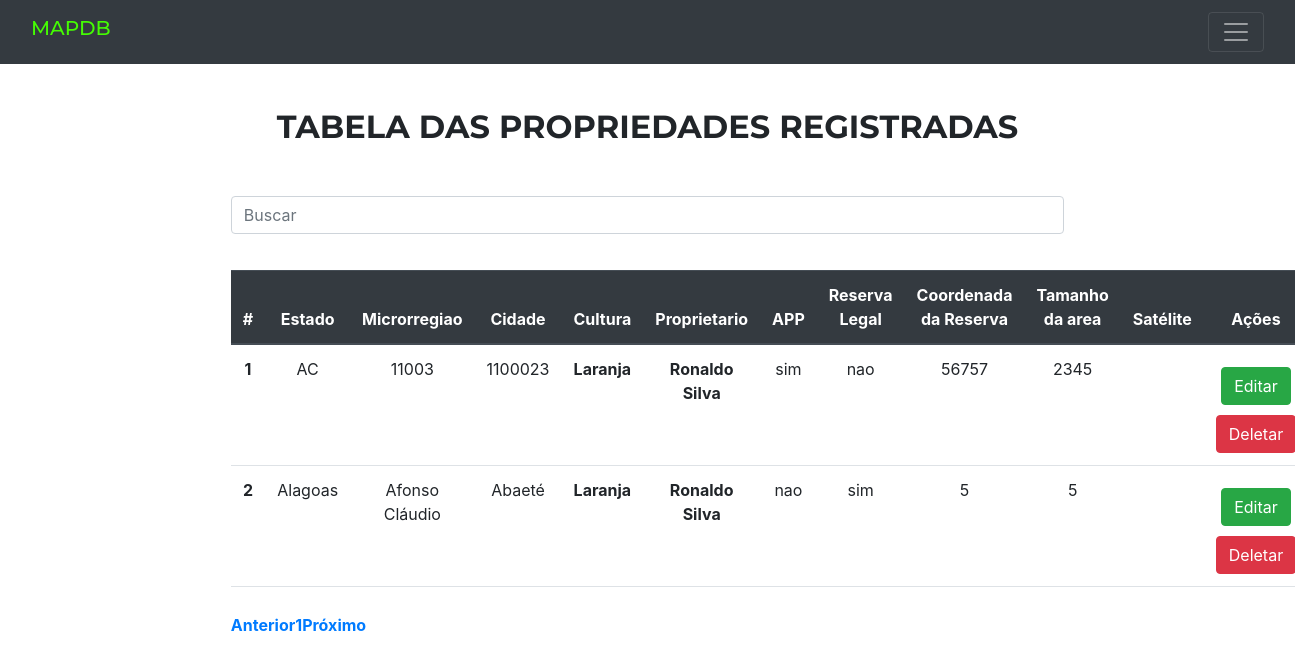
Before: /index_propriedade/ (signed in) with the older database file.
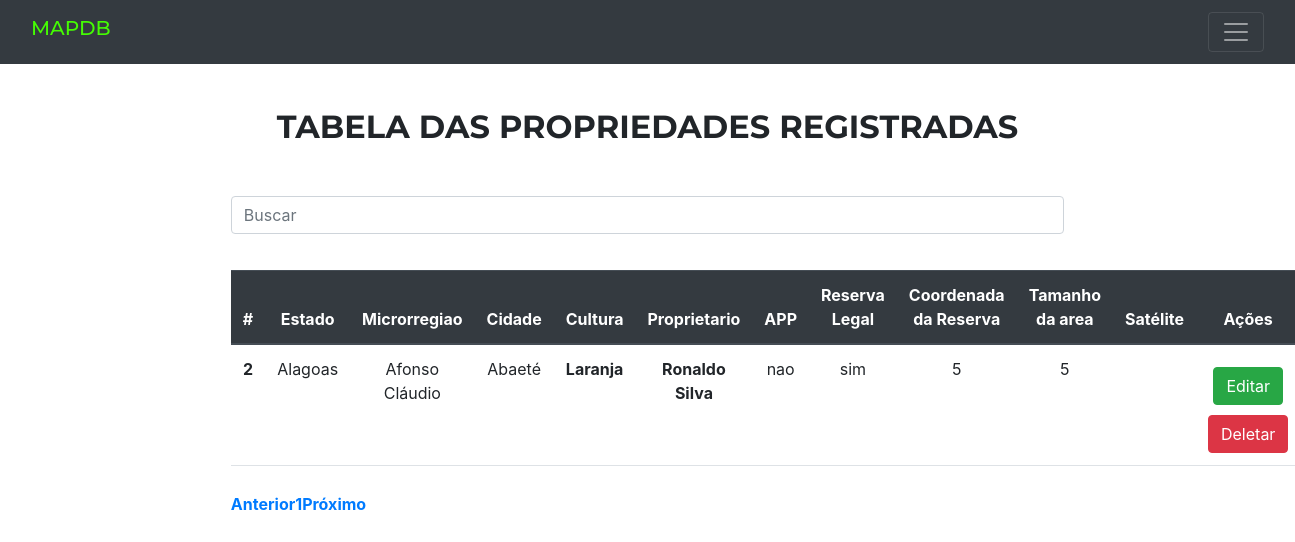
After: the same page with the newer database file.
### app/models.py (models this page shows, shortened)
class Propriedades(models.Model):
    Estado = models.CharField(max_length=40)
    Microrregiao = models.CharField(max_length=40)
    Cidade = models.CharField(max_length=40)
    Culturas = models.ForeignKey(Culturas, on_delete=models.CASCADE)
    Proprietarios = models.ForeignKey(Proprietarios, on_delete=models.CASCADE)
    app = models.CharField(max_length=20)
    rl = models.CharField(max_length=50)
    rl_coordenadas = models.CharField(max_length=13)
    tamanho_area = models.CharField(max_length=11)
    satelite = models.CharField(max_length=11)

class Culturas(models.Model):
    TipoCultura = models.CharField(max_length=40)
    def __str__(self):
        return self.TipoCultura

class Proprietarios(models.Model):
    nomeProprietarios = models.CharField(max_length=60)
    cpf = models.CharField(max_length=11)
    contato = models.CharField(max_length=13)
    def __str__(self):
        return self.nomeProprietarios

### app/views.py (the view)
# urls.py: path('index_propriedade/', index_propriedade, name='index_propriedade'),
def index_propriedade(request):
    search = request.GET.get('search')
    if search:
        propriedade = Propriedades.objects.filter(app__icontains=search)
    else:
        propriedade = Propriedades.objects.all()
    return render(request, 'index_propriedade.html', {'propriedade': propriedade})

### Templates/index_propriedade.html (shortened to what this page needs)
{% extends 'menu.html' %}
{% load static %}
{% block body%}
<!DOCTYPE html>
<html lang="pt-br">
<head>
    <link rel="stylesheet" href="{% static 'css/indexpropried.css' %}">
    <link rel="stylesheet" href="https://cdn.jsdelivr.net/npm/bootstrap@4.6.2/dist/css/bootstrap.min.css">
</head>
<body>
{% if request.user.is_authenticated %}
     <div class = "col-8 m-auto pt-2 pb-2 text-center">
        <h2 class="topo">TABELA DAS PROPRIEDADES REGISTRADAS</h2>
        <form method = "get">
            <input type="text" id="search" name="search" class="form-control" placeholder="Buscar">
        </form>
    </div>
    <div class = "col-8 m-auto pt-2 pb-2 text-center">
    <table class="table" id="myTable">
            <thead class="thead-dark">
                  <tr class="table-dark">
                    <th scope="col">#</th>
                    <th scope="col">Estado</th>
                    <th scope="col">Microrregiao</th>
                    <th scope="col">Cidade</th>
                    <th scope="col">Cultura</th>
                    <th scope="col">Proprietario</th>
                    <th scope="col">APP</th>
                    <th scope="col">Reserva Legal</th>
                    <th scope="col">Coordenada da Reserva</th>
                    <th scope="col">Tamanho da area</th>
                    <th scope="col">Satélite</th>
                    <th scope="col">Ações</th>
                  </tr>
            </thead>
            <tbody id="tabelaCorpo">
                {%for dbs in propriedade%}
                  <tr>
                    <th scope="row">{{dbs.id}}</th>
                    <td>{{dbs.Estado}}</td>
                    <td>{{dbs.Microrregiao}}</td>
                    <td>{{dbs.Cidade}}</td>
                    <th>{{dbs.Culturas}}</th>
                    <th>{{dbs.Proprietarios}}</th>
                    <td>{{dbs.app}}</td>
                    <td>{{dbs.rl}}</td>
                    <td>{{dbs.rl_coordenadas}}</td>
                    <td>{{dbs.tamanho_area}}</td>
                    <td>{{dbs.satelite}}</td>
                    <td>
                       <a href="{% url 'update_propriedade' dbs.id %}" class="btn btn-success"> Editar </a>
                       <a href="{% url 'delete_propriedade' dbs.id %}" class="btn btn-danger" onclick="return confirm('Deseja mesmo apagar este item?')"> Deletar </a>
                    </td>
                  </tr>
                {%endfor%}
          </tbody>
        </table>
        <div class="pagination">
            <a href="javascript:void(0);" class="prev" disabled>Anterior</a>
            <a href="javascript:void(0);" class="active">1</a>
            <a href="javascript:void(0);" class="next">Próximo</a>
        </div>
    </div>
{% else %}
<h2> Área proibida!  </h2>
<a href="/login"> Clique aqui para fazer login </a>
{% endif %}
</body>
</html>
{% endblock %}

### Templates/menu.html (shortened to what this page needs)
{% extends 'base.html' %}
{% load static %}
{% if request.user.is_authenticated %}
{% block menu%}
<link rel="stylesheet" href="{% static 'css/menu.css' %}">
<link rel="stylesheet" href="https://cdn.jsdelivr.net/npm/bootstrap-icons@1.10.5/font/bootstrap-icons.css">
<nav class="navbar navbar-dark bg-dark fixed-top">
  <div class="container-fluid">
    <h1 class="navbar-brand" style="color: #45fc03;">MAPDB</h1>
    <button style="color: #45fc03;" class="navbar-toggler" type="button" data-bs-toggle="offcanvas" data-bs-target="#offcanvasDarkNavbar" aria-controls="offcanvasDarkNavbar" aria-label="Toggle navigation">
      <span class="navbar-toggler-icon"></span>
    </button>
  </div>
</nav>
{% endblock %}
{% else %}
<div class="prohibited-container">
    <h2>Área proibida!</h2>
    <a class="login-link" href="/login">Clique aqui para fazer login</a>
</div>
{% endif %}

### Templates/base.html (shortened to what this page needs)
{% load static %}
<!DOCTYPE html>
<html lang="pt-br">
<head>
  <link rel="stylesheet" href="{% static 'css/style.css' %}">
  <link href="https://cdn.jsdelivr.net/npm/bootstrap@5.3.0/dist/css/bootstrap.min.css" rel="stylesheet">
</head>
<body>
{% block menu %}{% endblock %}
{% block body %}{% endblock %}
</body>
</html>

### static/css/menu.css (style rules this page uses)
body { background: #e4e4e4ce; margin-bottom: 60px; }
h2 { font-size: 24px; text-align: center; margin-top: 20px; }
a { color: #0066cc; text-decoration: none; font-weight: bold; display: block; text-align: center; margin-top: 10px; }

### static/css/indexpropried.css (style rules this page uses)
body { margin: 0; border: 0; padding: 0; min-height: 120vh; min-width: 100vw; align-items: center; justify-content: center; font-family: "Montserrat", -apple-system, BlinkMacSystemFont, "Segoe UI", Roboto, "Helvetica Neue", Arial, sans-serif, "Apple Color Emoji", "Segoe UI Emoji", "Segoe UI Symbol", "Noto Color Emoji"; }
.topo { margin-top: 100px; position: relative; align-items: center; justify-content: center; font-weight: bold; margin-bottom: 1rem; font-family: "Montserrat", -apple-system, BlinkMacSystemFont, "Segoe UI", Roboto, "Helvetica Neue", Arial, sans-serif, "Apple Color Emoji", "Segoe UI Emoji", "Segoe UI Symbol", "Noto Color Emoji"; }
table { margin-top: 20px; }
.form-control { margin-top: 50px; }

### Templates/menu.html (style rules this page uses)
h1 { font-weight: bold; font-family: "Montserrat", -apple-system, BlinkMacSystemFont, "Segoe UI", Roboto, "Helvetica Neue", Arial, sans-serif, "Apple Color Emoji", "Segoe UI Emoji", "Segoe UI Symbol", "Noto Color Emoji"; }

Changed rows visible on the page:
removed Propriedades: id "1", Estado "AC", Microrregiao "11003", Cidade "1100023", Culturas "Laranja", Proprietarios "Ronaldo Silva", app "sim", rl "nao", rl_coordenadas "56757", tamanho_area "2345"
